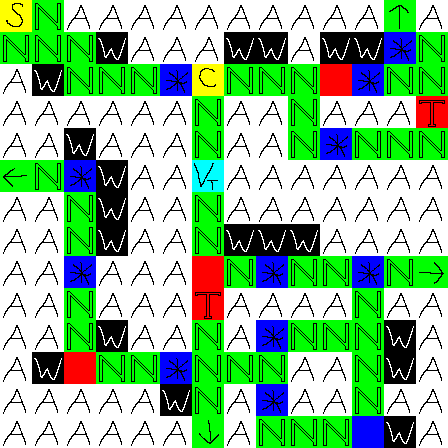

A level layout from a 2D game, rendered from its tile map. Below: a short description, then the map file with its tile-grid data intact:
An orthogonal 14x14 tile map with 32x32 px tiles, 1 tile layer (tiles).

<map version="1.5" tiledversion="1.6.0" orientation="orthogonal" renderorder="right-down" width="14" height="14" tilewidth="32" tileheight="32" infinite="0" nextlayerid="2" nextobjectid="1">
 <editorsettings>
  <export target="tutorial.json" format="json" />
 </editorsettings>
 <tileset firstgid="1" source="tileset.tsx" />
 <layer id="1" name="tiles" width="14" height="14">
  <data encoding="csv">
63,2,64,64,64,64,64,64,64,64,64,64,9,64,
2,2,2,4,64,64,64,4,4,64,4,4,3,2,
64,4,2,2,2,3,8,2,2,2,17,3,2,2,
64,64,64,64,64,64,2,64,64,2,64,64,64,1,
64,64,4,64,64,64,2,64,64,2,3,2,2,2,
12,2,3,4,64,64,5,64,64,64,64,64,64,64,
64,64,2,4,64,64,2,64,64,64,64,64,64,64,
64,64,2,4,64,64,2,4,4,4,64,64,64,64,
64,64,3,64,64,64,17,2,3,2,2,3,2,10,
64,64,2,64,64,64,1,64,64,64,64,2,64,64,
64,64,2,4,64,64,2,64,3,2,2,2,4,64,
64,4,17,2,2,3,2,2,2,64,64,2,4,64,
64,64,64,64,64,4,2,64,3,64,64,2,64,64,
64,64,64,64,64,64,11,64,2,2,2,15,4,64
</data>
 </layer>
</map>